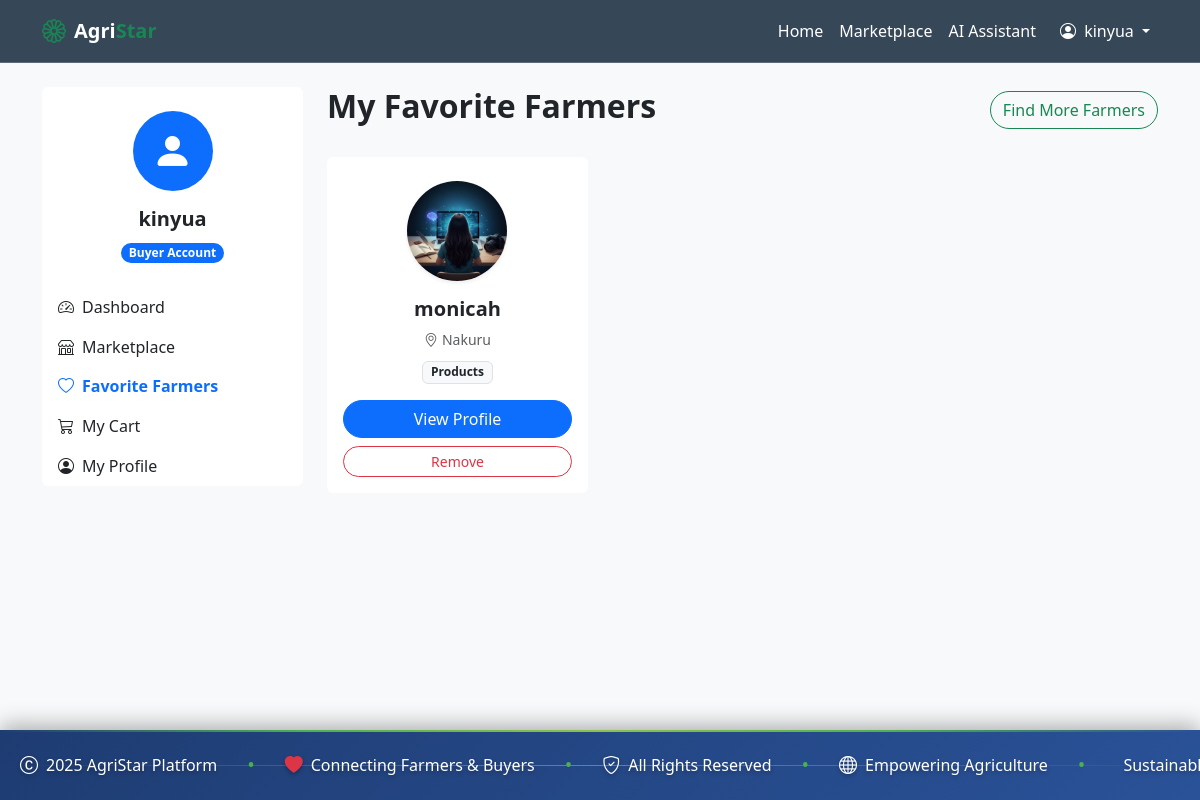
Screenshot of /users/favorites/farmers/ (signed in) with the database file from the repository.
### users/models.py (models this page shows, shortened)
class User(AbstractUser):
    class Role(models.TextChoices):
        FARMER = 'FARMER', _('Farmer')
        BUYER = 'BUYER', _('Buyer')
        SUPPLIER = 'SUPPLIER', _('Supplier')
        RIDER = 'RIDER', _('Rider')
        ADMIN = 'ADMIN', _('Admin')
    role = models.CharField(
        max_length=20,
        choices=Role.choices,
        default=Role.FARMER
    )
    language_preference = models.CharField(
        max_length=10,
        choices=[('en', 'English'), ('sw', 'Kiswahili')],
        default='en'
    )

class Profile(models.Model):
    user = models.OneToOneField(User, on_delete=models.CASCADE, related_name='profile')
    display_name = models.CharField(max_length=100, blank=True, help_text="Public name to show (e.g. Farm Name)")
    bio = models.TextField(blank=True, max_length=500)
    location = models.CharField(max_length=100, blank=True, help_text="City/Area")
    address = models.CharField(max_length=200, blank=True, help_text="Street address")
    phone_number = models.CharField(max_length=20, blank=True)
    whatsapp_number = models.CharField(max_length=20, blank=True)
    avatar = models.ImageField(upload_to='avatars/', default='avatars/default.png')
    is_verified = models.BooleanField(default=False)
    latitude = models.DecimalField(max_digits=9, decimal_places=6, null=True, blank=True)
    longitude = models.DecimalField(max_digits=9, decimal_places=6, null=True, blank=True)
    county = models.ForeignKey('County', on_delete=models.SET_NULL, null=True, blank=True)
    sub_county = models.ForeignKey('SubCounty', on_delete=models.SET_NULL, null=True, blank=True)
    ward = models.ForeignKey('Ward', on_delete=models.SET_NULL, null=True, blank=True)
    farm_size = models.CharField(max_length=50, blank=True, help_text="e.g. 5 acres")
    main_crops = models.CharField(max_length=200, blank=True, help_text="Comma separated")
    company_name = models.CharField(max_length=100, blank=True)
    buyer_type = models.CharField(
        max_length=50,
        blank=True,
        choices=[
            ('MARKETPLACE', 'Marketplace Seller'),
            ('INDIVIDUAL', 'Individual Consumer'),
            ('RESTAURANT', 'Restaurant/Hotel'),
            ('RETAILER', 'Retail Shop'),
        ],
        help_text="Type of buyer"
    )
    favorite_farmers = models.ManyToManyField(
        User,
        related_name='favorited_by_buyers',
        blank=True,
    )
    business_name = models.CharField(max_length=100, blank=True, help_text="For marketplace sellers/businesses")
    marketplace_location = models.CharField(max_length=200, blank=True, help_text="Where your marketplace/business is located")

### users/views.py (the view)
# urls.py: path('favorites/farmers/', views.favorite_farmers_list, name='favorite_farmers_list'),
@login_required
def favorite_farmers_list(request):
    if request.user.role != User.Role.BUYER:
        messages.error(request, 'Only buyers can have favorite farmers.')
        return redirect('dashboard')
    favorite_farmers = request.user.profile.favorite_farmers.all().select_related('profile')
    context = {
        'favorite_farmers': favorite_farmers
    }
    return render(request, 'users/favorite_farmers.html', context)

### templates/users/favorite_farmers.html (shortened to what this page needs)
{% extends 'base.html' %}
{% load static %}
{% block content %}
<div class="row">
    <div class="col-md-3">
        <div class="card glass-card mb-4 border-0">
            <div class="card-body text-center py-4">
                <div class="rounded-circle bg-primary d-inline-flex align-items-center justify-content-center mb-3"
                    style="width: 80px; height: 80px;">
                    <i class="bi bi-person-fill text-white fs-1"></i>
                </div>
                <h5 class="fw-bold">{{ user.username }}</h5>
                <span class="badge bg-primary rounded-pill">Buyer Account</span>
            </div>
            <div class="list-group list-group-flush bg-transparent">
                <a href="{% url 'dashboard' %}" class="list-group-item list-group-item-action bg-transparent border-0">
                    <i class="bi bi-speedometer2 me-2"></i>Dashboard
                </a>
                <a href="{% url 'product_list' %}"
                    class="list-group-item list-group-item-action bg-transparent border-0">
                    <i class="bi bi-shop me-2"></i>Marketplace
                </a>
                <a href="{% url 'favorite_farmers_list' %}"
                    class="list-group-item list-group-item-action bg-transparent border-0 active fw-bold text-primary">
                    <i class="bi bi-heart me-2"></i>Favorite Farmers
                </a>
                <a href="{% url 'view_cart' %}" class="list-group-item list-group-item-action bg-transparent border-0">
                    <i class="bi bi-cart3 me-2"></i>My Cart
                </a>
                <a href="{% url 'profile' %}" class="list-group-item list-group-item-action bg-transparent border-0">
                    <i class="bi bi-person-circle me-2"></i>My Profile
                </a>
            </div>
        </div>
    </div>
    <div class="col-md-9">
        <div class="d-flex justify-content-between align-items-center mb-4">
            <h2 class="fw-bold text-dark">My Favorite Farmers</h2>
            <a href="{% url 'product_list' %}" class="btn btn-outline-success rounded-pill">Find More Farmers</a>
        </div>
        {% if favorite_farmers %}
        <div class="row g-4">
            {% for farmer in favorite_farmers %}
            <div class="col-md-4">
                <div class="card glass-card border-0 h-100 product-card">
                    <div class="text-center pt-4">
                        <img src="{{ farmer.profile.avatar.url }}" alt="{{ farmer.username }}"
                            class="rounded-circle shadow-sm" style="width: 100px; height: 100px; object-fit: cover;">
                    </div>
                    <div class="card-body text-center">
                        <h5 class="card-title fw-bold">{{ farmer.profile.display_name|default:farmer.username }}</h5>
                        <p class="text-muted small mb-2"><i class="bi bi-geo-alt me-1"></i>{{ farmer.profile.location|default:"Unknown Location" }}</p>
                        <div class="mb-3">
                            <span class="badge bg-light text-dark border">
                                {{ farmer.product_set.count }} Products
                            </span>
                        </div>
                        <div class="d-grid gap-2">
                            <a href="{% url 'farmer_profile_public' farmer.id %}"
                                class="btn btn-primary rounded-pill">View Profile</a>
                            <a href="{% url 'toggle_favorite_farmer' farmer.id %}"
                                class="btn btn-sm btn-outline-danger rounded-pill">Remove</a>
                        </div>
                    </div>
                </div>
            </div>
            {% endfor %}
        </div>
        {% endif %}
    </div>
</div>
{% endblock %}

### templates/base.html (shortened to what this page needs)
<!DOCTYPE html>
{% load static %}
<html lang="en">
<head>
    <link href="https://cdn.jsdelivr.net/npm/bootstrap@5.3.0/dist/css/bootstrap.min.css" rel="stylesheet">
    <link rel="stylesheet" href="https://cdn.jsdelivr.net/npm/bootstrap-icons@1.11.1/font/bootstrap-icons.css">
    <link rel="stylesheet" href="https://cdnjs.cloudflare.com/ajax/libs/animate.css/4.1.1/animate.min.css" />
    <link rel="stylesheet" href="{% static 'css/style.css' %}">
</head>
<body class="d-flex flex-column min-vh-100">
    <nav class="navbar navbar-expand-lg navbar-dark sticky-top glass-card rounded-0 border-top-0 border-start-0 border-end-0 mb-0"
        style="background: rgba(44, 62, 80, 0.95) !important; z-index: 1000;">
        <div class="container">
            <a class="navbar-brand fw-bold d-flex align-items-center gap-2" href="{% url 'home' %}">
                <i class="bi bi-flower1 text-success fs-4"></i>
                <span class="text-white">Agri<span class="text-success">Star</span></span>
            </a>
            <div class="collapse navbar-collapse" id="navbarNav">
                <ul class="navbar-nav ms-auto align-items-center">
                    <li class="nav-item">
                        <a class="nav-link text-white" href="{% url 'home' %}">Home</a>
                    </li>
                    {% if user.role != 'RIDER' %}
                    <li class="nav-item">
                        <a class="nav-link text-white" href="{% url 'product_list' %}">Marketplace</a>
                    </li>
                    <li class="nav-item">
                        <a class="nav-link text-white" href="{% url 'ai_assistant_index' %}">AI Assistant</a>
                    </li>
                    {% endif %}
                    {% if user.is_authenticated %}
                    <li class="nav-item dropdown">
                        <a class="nav-link dropdown-toggle text-white btn btn-sm btn-outline-light border-0 ms-2"
                            href="#" role="button" data-bs-toggle="dropdown">
                            <i class="bi bi-person-circle me-1"></i> {{ user.username }}
                        </a>
                    </li>
                    {% endif %}
                </ul>
            </div>
        </div>
    </nav>
    <div class="container mt-4 flex-grow-1">
        {% block content %}{% endblock %}
    </div>
    <footer class="modern-footer mt-5">
        <div class="footer-content">
            <div class="scrolling-text-container">
                <div class="scrolling-text">
                    <span class="footer-item">
                        <i class="bi bi-c-circle"></i> 2025 AgriStar Platform
                    </span>
                    <span class="footer-separator">•</span>
                    <span class="footer-item">
                        <i class="bi bi-heart-fill text-danger"></i> Connecting Farmers & Buyers
                    </span>
                    <span class="footer-separator">•</span>
                    <span class="footer-item">
                        <i class="bi bi-shield-check"></i> All Rights Reserved
                    </span>
                    <span class="footer-separator">•</span>
                    <span class="footer-item">
                        <i class="bi bi-globe"></i> Empowering Agriculture
                    </span>
                    <span class="footer-separator">•</span>
                    <span class="footer-item">
                         Sustainable Farming Solutions
                    </span>
                </div>
            </div>
        </div>
    </footer>
</body>
</html>

### static/css/style.css (style rules this page uses)
body { font-family: 'Segoe UI', Tahoma, Geneva, Verdana, sans-serif; background-color: #f8f9fa; }
.glass-card { background: rgba(255, 255, 255, 0.95); backdrop-filter: blur(10px); border: 1px solid rgba(255, 255, 255, 0.2); }

### templates/base.html (style rules this page uses)
.modern-footer { background: linear-gradient(135deg, #1e3c72 0%, #2a5298 50%, #1e3c72 100%); background-size: 200% 200%; animation: gradientShift 15s ease infinite; padding: 20px 0; overflow: hidden; position: relative; box-shadow: 0 -5px 20px rgba(0, 0, 0, 0.3); }
.modern-footer::before { content: ''; position: absolute; top: 0; left: 0; right: 0; height: 2px; background: linear-gradient(90deg, transparent, #4CAF50, #8BC34A, #4CAF50, transparent); animation: shimmer 3s linear infinite; }
.footer-content { position: relative; z-index: 1; }
.scrolling-text-container { width: 100%; overflow: hidden; position: relative; }
.scrolling-text { display: flex; white-space: nowrap; animation: scroll 30s linear infinite; will-change: transform; }
.footer-item { display: inline-flex; align-items: center; gap: 8px; color: #ffffff; font-size: 16px; font-weight: 500; padding: 0 20px; text-shadow: 0 2px 4px rgba(0, 0, 0, 0.3); transition: all 0.3s ease; }
.footer-item i { font-size: 18px; animation: pulse 2s ease-in-out infinite; }
.footer-separator { color: #4CAF50; font-size: 20px; margin: 0 10px; animation: glow 2s ease-in-out infinite alternate; }
.modern-footer::after { content: ''; position: absolute; top: 50%; left: 0; width: 100%; height: 1px; background: linear-gradient(90deg, transparent 0%, rgba(255, 255, 255, 0.3) 50%, transparent 100%); animation: sparkle 4s linear infinite; }

### rows the page displays
User: username "kinyua"
User: profile.avatar (picture), profile.display_name "monicah", profile.location "Nakuru"
